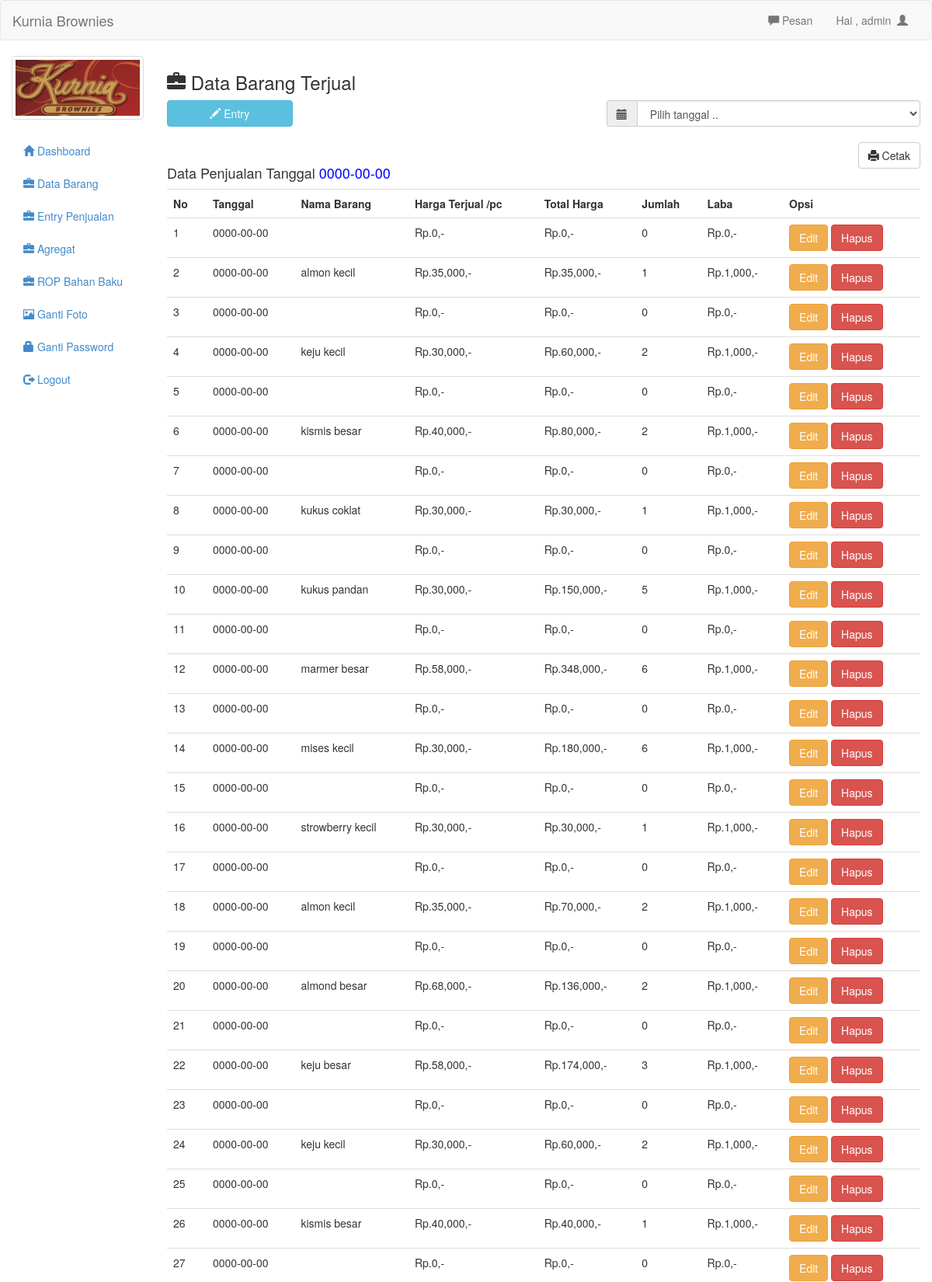
/admin/barang_laku.php?tanggal=0000-00-00 (signed in, upper part), run on the app's committed database.
### tables this page shows
CREATE TABLE `barang_laku` (
  `id` int(11) NOT NULL,
  `tanggal` date NOT NULL,
  `nama` text NOT NULL,
  `jumlah` int(11) NOT NULL,
  `harga` int(11) NOT NULL,
  `total_harga` int(20) NOT NULL,
  `laba` int(11) NOT NULL
);

### admin/barang_laku.php (the view, shortened to what this page needs)
<?php include 'header.php';	?>
<h3><span class="glyphicon glyphicon-briefcase"></span>  Data Barang Terjual</h3>
<button style="margin-bottom:20px" data-toggle="modal" data-target="#myModal" class="btn btn-info col-md-2"><span class="glyphicon glyphicon-pencil"></span>  Entry</button>
<form action="" method="get">
	<div class="input-group col-md-5 col-md-offset-7">
		<span class="input-group-addon" id="basic-addon1"><span class="glyphicon glyphicon-calendar"></span></span>
		<select type="submit" name="tanggal" class="form-control" onchange="this.form.submit()">
			<option>Pilih tanggal ..</option>
		</select>
	</div>
</form>
<br/>
<?php
if(isset($_GET['tanggal'])){
	$tanggal=mysql_real_escape_string($_GET['tanggal']);
	$tg="lap_barang_laku.php?tanggal='$tanggal'";
	?><a style="margin-bottom:10px" href="<?php echo $tg ?>" target="_blank" class="btn btn-default pull-right"><span class='glyphicon glyphicon-print'></span>  Cetak</a><?php
}else{
	$tg="lap_barang_laku.php";
}
?>
<br/>
<?php
if(isset($_GET['tanggal'])){
	echo "<h4> Data Penjualan Tanggal  <a style='color:blue'> ". $_GET['tanggal']."</a></h4>";
}
?>
<table class="table">
	<tr>
		<th>No</th>
		<th>Tanggal</th>
		<th>Nama Barang</th>
		<th>Harga Terjual /pc</th>
		<th>Total Harga</th>
		<th>Jumlah</th>
		<th>Laba</th>
		<th>Opsi</th>
	</tr>
	<?php
	if(isset($_GET['tanggal'])){
		$tanggal=mysql_real_escape_string($_GET['tanggal']);
		$brg=mysql_query("select * from barang_laku where tanggal like '$tanggal' order by tanggal desc");
	}else{
		$brg=mysql_query("select * from barang_laku order by tanggal desc");
	}
	$no=1;
	while($b=mysql_fetch_array($brg)){
		?>
		<tr>
			<td><?php echo $no++ ?></td>
			<td><?php echo $b['tanggal'] ?></td>
			<td><?php echo $b['nama'] ?></td>
			<td>Rp.<?php echo number_format($b['harga']) ?>,-</td>
			<td>Rp.<?php echo number_format($b['total_harga']) ?>,-</td>
			<td><?php echo $b['jumlah'] ?></td>
			<td><?php echo "Rp.".number_format($b['laba']).",-"?></td>
			<td>
				<a href="edit_laku.php?id=<?php echo $b['id']; ?>" class="btn btn-warning">Edit</a>
				<a onclick="if(confirm('Apakah anda yakin ingin menghapus data ini ??')){ location.href='hapus_laku.php?id=<?php echo $b['id']; ?>&jumlah=<?php echo $b['jumlah'] ?>&nama=<?php echo $b['nama']; ?>' }" class="btn btn-danger">Hapus</a>
			</td>
		</tr>
		<?php
	}
	?>
</table>
	<?php include 'footer.php'; ?>

### admin/header.php (shortened to what this page needs)
<!DOCTYPE html>
<html>
<head>
	<link rel="stylesheet" type="text/css" href="../assets/css/bootstrap.css">
	<link rel="stylesheet" type="text/css" href="../assets/js/jquery-ui/jquery-ui.css">
</head>
<body>
	<div class="navbar navbar-default">
		<div class="container-fluid">
			<div class="navbar-header">
				<a href="http://www.malasngoding.com" class="navbar-brand">Kurnia Brownies</a>
			</div>
			<div class="collapse navbar-collapse">
				<ul class="nav navbar-nav navbar-right">
					<li><a id="pesan_sedia" href="#" data-toggle="modal" data-target="#modalpesan"><span class='glyphicon glyphicon-comment'></span>  Pesan</a></li>
					<li><a class="dropdown-toggle" data-toggle="dropdown" role="button" href="#">Hai , <?php echo $_SESSION['uname']  ?>&nbsp&nbsp<span class="glyphicon glyphicon-user"></span></a></li>
				</ul>
			</div>
		</div>
	</div>
	<div class="col-md-2">
		<div class="row">
			<?php
			$use=$_SESSION['uname'];
			$fo=mysql_query("select foto from admin where uname='$use'");
			while($f=mysql_fetch_array($fo)){
				?>
				<div class="col-xs-6 col-md-12">
					<a class="thumbnail">
						<img class="img-responsive" src="foto/<?php echo $f['foto']; ?>">
					</a>
				</div>
				<?php
			}
			?>
		</div>
		<ul class="nav nav-pills nav-stacked">
			<li class=""><a href="index.php"><span class="glyphicon glyphicon-home"></span>  Dashboard</a></li>
			<li><a href="barang.php"><span class="glyphicon glyphicon-briefcase"></span>  Data Barang</a></li>
			<li><a href="barang_laku.php"><span class="glyphicon glyphicon-briefcase"></span>  Entry Penjualan</a></li>
			<li><a href="agg.php"><span class="glyphicon glyphicon-briefcase"></span>  Agregat</a></li>
			<li><a href="rop.php"><span class="glyphicon glyphicon-briefcase"></span>  ROP Bahan Baku</a></li>
			<li><a href="ganti_foto.php"><span class="glyphicon glyphicon-picture"></span>  Ganti Foto</a></li>
			<li><a href="ganti_pass.php"><span class="glyphicon glyphicon-lock"></span> Ganti Password</a></li>
			<li><a href="logout.php"><span class="glyphicon glyphicon-log-out"></span>  Logout</a></li>
		</ul>
	</div>
	<div class="col-md-10">

### data on the page
barang_laku: tanggal "0000-00-00", harga "0", total_harga "0", jumlah "0", laba "0"
barang_laku: tanggal "0000-00-00", nama "almon kecil", harga "35,000", total_harga "35,000", jumlah "1", laba "1,000"
barang_laku: tanggal "0000-00-00", harga "0", total_harga "0", jumlah "0", laba "0"
barang_laku: tanggal "0000-00-00", nama "keju kecil", harga "30,000", total_harga "60,000", jumlah "2", laba "1,000"
barang_laku: tanggal "0000-00-00", harga "0", total_harga "0", jumlah "0", laba "0"
barang_laku: tanggal "0000-00-00", nama "kismis besar", harga "40,000", total_harga "80,000", jumlah "2", laba "1,000"
barang_laku: tanggal "0000-00-00", harga "0", total_harga "0", jumlah "0", laba "0"
barang_laku: tanggal "0000-00-00", nama "kukus coklat", harga "30,000", total_harga "30,000", jumlah "1", laba "1,000"
barang_laku: tanggal "0000-00-00", harga "0", total_harga "0", jumlah "0", laba "0"
barang_laku: tanggal "0000-00-00", nama "kukus pandan", harga "30,000", total_harga "150,000", jumlah "5", laba "1,000"
barang_laku: tanggal "0000-00-00", harga "0", total_harga "0", jumlah "0", laba "0"
barang_laku: tanggal "0000-00-00", nama "marmer besar", harga "58,000", total_harga "348,000", jumlah "6", laba "1,000"
barang_laku: tanggal "0000-00-00", harga "0", total_harga "0", jumlah "0", laba "0"
barang_laku: tanggal "0000-00-00", nama "mises kecil", harga "30,000", total_harga "180,000", jumlah "6", laba "1,000"
barang_laku: tanggal "0000-00-00", harga "0", total_harga "0", jumlah "0", laba "0"
barang_laku: tanggal "0000-00-00", nama "strowberry kecil", harga "30,000", total_harga "30,000", jumlah "1", laba "1,000"
barang_laku: tanggal "0000-00-00", harga "0", total_harga "0", jumlah "0", laba "0"
barang_laku: tanggal "0000-00-00", nama "almon kecil", harga "35,000", total_harga "70,000", jumlah "2", laba "1,000"
barang_laku: tanggal "0000-00-00", harga "0", total_harga "0", jumlah "0", laba "0"
barang_laku: tanggal "0000-00-00", nama "almond besar", harga "68,000", total_harga "136,000", jumlah "2", laba "1,000"
barang_laku: tanggal "0000-00-00", harga "0", total_harga "0", jumlah "0", laba "0"
barang_laku: tanggal "0000-00-00", nama "keju besar", harga "58,000", total_harga "174,000", jumlah "3", laba "1,000"
barang_laku: tanggal "0000-00-00", harga "0", total_harga "0", jumlah "0", laba "0"
barang_laku: tanggal "0000-00-00", nama "keju kecil", harga "30,000", total_harga "60,000", jumlah "2", laba "1,000"
barang_laku: tanggal "0000-00-00", harga "0", total_harga "0", jumlah "0", laba "0"
barang_laku: tanggal "0000-00-00", nama "kismis besar", harga "40,000", total_harga "40,000", jumlah "1", laba "1,000"
barang_laku: tanggal "0000-00-00", harga "0", total_harga "0", jumlah "0", laba "0"

### other printed values
$_SESSION['uname'] "admin"
$_GET['tanggal'] "0000-00-00"
